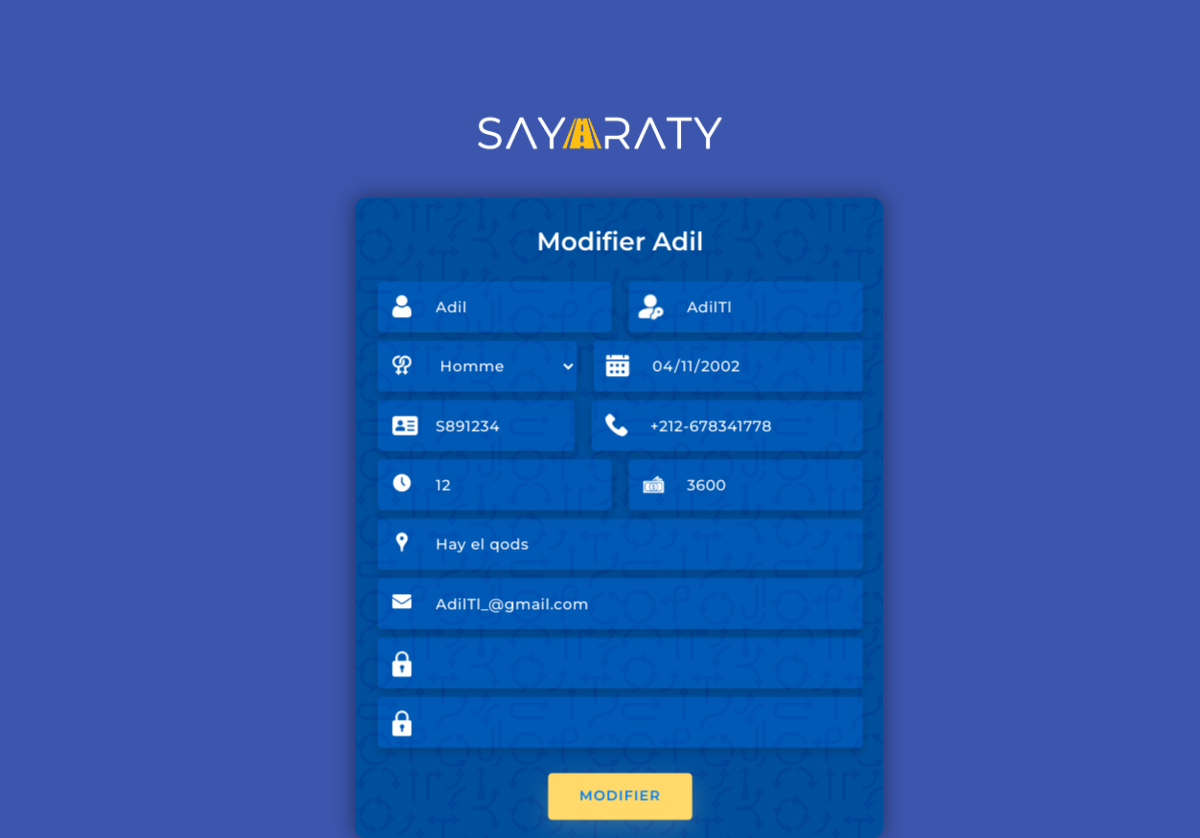
Screenshot of /Administrateur/Modifier/modif_cand.php?up=AdilTl with the database file from the repository.
### tables this page shows
CREATE TABLE `candidat` (
  `Login_candidat` varchar(30) NOT NULL,
  `Password` varchar(200) DEFAULT NULL,
  `Nom` varchar(30) DEFAULT NULL,
  `Email_candidat` varchar(30) DEFAULT NULL,
  `Sexe_candidat` varchar(6) DEFAULT NULL,
  `Num_telephone` varchar(15) DEFAULT NULL,
  `Num_CIN_candidat` varchar(10) DEFAULT NULL,
  `Date_de_naissance` date DEFAULT NULL,
  `Date_d_inscription` date DEFAULT NULL,
  `Prix_payer` double DEFAULT NULL,
  `Nb_heures` int(11) DEFAULT NULL,
  `Statut` tinyint(1) DEFAULT NULL,
  `PHOTO` varchar(100) DEFAULT NULL,
  `Adresse` varchar(100) DEFAULT NULL
);

### Administrateur/Modifier/modif_cand.php (the view, shortened to what this page needs)
<?PHP
require("../../PHP/Connexion_BD.php");
$id=$_GET['up'];
$res=" SELECT * FROM  candidat where Login_candidat='$id'  ";
$requete = mysqli_query( $connect ,$res);
$row = mysqli_fetch_assoc($requete);
echo '
<!DOCTYPE html>
    <html lang="en" >
    <head>
      <link rel="stylesheet" href="https://unicons.iconscout.com/release/v2.1.9/css/unicons.css">
      <link rel="stylesheet" href="https://cdnjs.cloudflare.com/ajax/libs/twitter-bootstrap/4.5.0/css/bootstrap.min.css">
      <link rel="stylesheet" href="../../CSS/style-add-candidat1.css">
      <link rel="stylesheet" href="../styles/styles.css">
    </head>
    <body>
      <div class="conta">
        <div class="row full-height justify-content-center">
          <div class="col-12 text-center align-self-center py-5">
            <div class="section pb-5 pt-5 pt-sm-2 text-center">
              <a class="image" href="../index.php"><img src="../../IMG/SAYARATY_w.png" class="Sayaraty"></a>
                    <div class="card-3d-wrap mx-auto">
                      <div class="card-3d-wrapper">
                        <form class="card-front" name="Connexion" method="post">
                        <div class="center-wrap">
                                <div class="section text-center">
                                  <h4 class="ins mb-4 pb-3">Modifier '.$row['Nom'].'</h4>
                                  <div class="form-group">
                                    <img src="../../IMG/user.png">
                                    <input type="text" name="name" class="name-style" value="'.$row['Nom'].'"  autocomplete="off" required>
                                    <img class="img2" src="../../IMG/key.png">
                                    <input type="text" name="login" class="login-style" value="'.$row['Login_candidat'].'" READONLY  required>
                                  </div>
                                  <div class="form-group mt-2">
                                    <img class="img3" src="../../IMG/gender.png">
                                    <select name="sexe" id="select-area" class="sexe">
                                      <option class="sexe" name="Homme" value="Homme">Homme</option>
                                    </select>
                                    <img class="img4" src="../../IMG/calendarW.png">
                                    <input type="date" name="date_naissance" class="login-style" value="'.$row['Date_de_naissance'].'" autocomplete="off" required>
                                  </div>
                                  <div class="form-group mt-2">
                                    <img class="img5" src="../../IMG/id-card.png">
                                    <input type="text" name="num_cin" class="name-style" value="'.$row['Num_CIN_candidat'].'"  autocomplete="off" required>
                                    <img class="img6" src="../../IMG/phone-call.png">
                                    <input type="text" name="num_tel" class="login-style" value="'.$row['Num_telephone'].'" autocomplete="off" required>
                                  </div>
                                  <div class="form-group mt-2">
                                  <img class="img7" src="../../IMG/clock.png">
                                  <input type="text" name="nbr_hr" class="name-style" value="'.$row['Nb_heures'].'" autocomplete="off" required>
                                  <img class="img8" src="../../IMG/cash.png">
                                  <input type="text" name="prix" class="login-style" value="'.$row['Prix_payer'].'"  autocomplete="off" required>
                                </div>
                                  <div class="form-group mt-2">
                                    <img src="../../IMG/map.png"/>
                                    <input type="Text" name="Adresse" class="form-style" value="'.$row['Adresse'].'" autocomplete="off" required>
                                  </div>
                                  <div class="form-group mt-2">
                                    <img src="../../IMG/email.png"/>
                                    <input type="email" name="email" class="form-style" value="'.$row['Email_candidat'].'" autocomplete="off" required>
                                  </div>
                                  <div class="form-group mt-2">
                                    <img src="../../IMG/padlock.png"/>
                                    <input type="password" name="logpass" class="form-style"  autocomplete="off">
                                  </div>
                                  <div class="form-group mt-2">
                                    <img src="../../IMG/padlock.png"/>
                                    <input type="password" name="logpassConfirm" class="form-style"  autocomplete="off" >
                                  </div>
                                  <input type="submit" name="submit-button2" value="Modifier" class="btn mt-4">
                                </div>
                              </div>
                            </div>
                      </div>
              </div>
          </div>
        </div>
    </body>
</html>'?>

### CSS/style-add-candidat1.css (style rules this page uses)
.Sayaraty { width:300px; display: block; justify-content: center; }
body { font-family: 'Poppins', sans-serif; font-weight: 300; line-height: 1.5; color: #ffffff; background-color: #0080ff; overflow-x: hidden; }
a { cursor: pointer; transition: all 200ms linear; }
.py-5 { padding-top: 0em!important; }
h4 { font-weight: 600; }
.full-height { min-height: 100vh; }
.form-group img { width:18px; margin-right: 10px; position: absolute; top: 13px; left: 14px; font-size: 24px; line-height: 48px; text-align: left; color: #ffeba7; -webkit-transition: all 200ms linear; transition: all 200ms linear; }
.form-group .img2 { width: 26px; margin-right: 10px; position: absolute; color: white; top: 11px; left: 245px; font-size: 24px; line-height: 48px; text-align: left; color: #ffeba7; -webkit-transition: all 200ms linear; transition: all 200ms linear; }
.form-group .img3 { top:14px; }
.form-group .img4 { width: 23px; top: 12px; left: 215px; }
.form-group .img5 { width: 24px; top: 12px; }
.form-group .img6 { width: 21px; left: 215px; }
.form-group .img8 { width: 21px; left: 250px; }
input[name="date_naissance"] { width:70%; }
input[name="num_cin"] { width:42%; }
input[name="num_tel"] { width:58%; }
input[name="logpass"] { width:100%; }
.sexe { padding: 13px 20px; padding-left: 55px; height: 48px; width: 50%; font-weight: 500; border-radius: 4px; font-size: 14px; line-height: 22px; letter-spacing: 0.5px; outline: none; color: #ffffff; background-color: rgb(0 123 255 / 24%); border: none; -webkit-transition: all 200ms linear; transition: all 200ms linear; box-shadow: 0 4px 8px 0 rgba(21,21,21,.2); }
.text-center .image { display: inline-flex; width:300px; }
.card-3d-wrap { position: relative; width: 440px; max-width: 100%; height: 400px; -webkit-transform-style: preserve-3d; transform-style: preserve-3d; perspective: 800px; margin-top: 40px; }
.card-3d-wrapper { width: 100%; height: 100%; position:absolute; top: 0; left: 0; -webkit-transform-style: preserve-3d; transform-style: preserve-3d; transition: all 600ms ease-out; }
.ins { margin-bottom: 6px!important; }
.card-front, .card-back { width: 120%; height:160%; background-color: #004f9d; background-image: url(../IMG/pattern.png); background-blend-mode: color-burn; background-size: 50%; position: absolute; border-radius: 10px; left: -25px; top: -30px; box-shadow: 0px 0px 20px 2px rgba(0,0,0,.4); -webkit-transform-style: preserve-3d; transform-style: preserve-3d; -webkit-backface-visibility: hidden; -moz-backface-visibility: hidden; -o-backface-visibility: hidden; backface-visibility: hidden; }
.center-wrap { position: absolute; width: 100%; padding: 0 35px; top: 50%; left: 0; transform: translate3d(0, -50%, 45px) perspective(100px); z-index: 20; display: block; }
.form-group { position: relative; display: flex; gap:1em; margin: 0; padding: 0; }
.login-style, .name-style { padding: 13px 20px; padding-left: 55px; height: 48px; width: 50%; font-weight: 500; border-radius: 4px; font-size: 14px; line-height: 22px; letter-spacing: 0.5px; outline: none; color: #ffffff; background-color: rgb(0 123 255 / 24%); border: none; -webkit-transition: all 200ms linear; transition: all 200ms linear; box-shadow: 0 4px 8px 0 rgba(21,21,21,.2); }
.login-style, .name-style:focus, .login-style, .name-style:active { border: none; outline: none; box-shadow: 0 4px 8px 0 rgba(21,21,21,.2); }
.form-style { padding: 13px 20px; padding-left: 55px; height: 48px; width: 100%; font-weight: 500; border-radius: 4px; font-size: 14px; line-height: 22px; letter-spacing: 0.5px; outline: none; color: #ffffff; background-color: rgb(0 123 255 / 24%); border: none; -webkit-transition: all 200ms linear; transition: all 200ms linear; box-shadow: 0 4px 8px 0 rgba(21,21,21,.2); }
.btn { border-radius: 4px; height: 44px; font-size: 13px; font-weight: 600; text-transform: uppercase; -webkit-transition : all 200ms linear; transition: all 200ms linear; padding: 0 30px; letter-spacing: 1px; display: -webkit-inline-flex; display: -ms-inline-flexbox; display: inline-flex; -webkit-align-items: center; -moz-align-items: center; -ms-align-items: center; align-items: center; -webkit-justify-content: center; -moz-justify-content: center; -ms-justify-content: center; justify-content: center; -ms-flex-pack: center; text-align: center; border: none; background-color: #ffd969; color: #0080ff; box-shadow: 0 8px 24px 0 rgba(255,235,167,.2); }

### rows the page displays
candidat: Nom "Adil", name "Adil", login "AdilTl", date_naissance "04/11/2002", num_cin "S891234", num_tel "+212-678341778", nbr_hr "12", prix "3600", Adresse "Hay el qods", email "AdilTl_@gmail.com"
